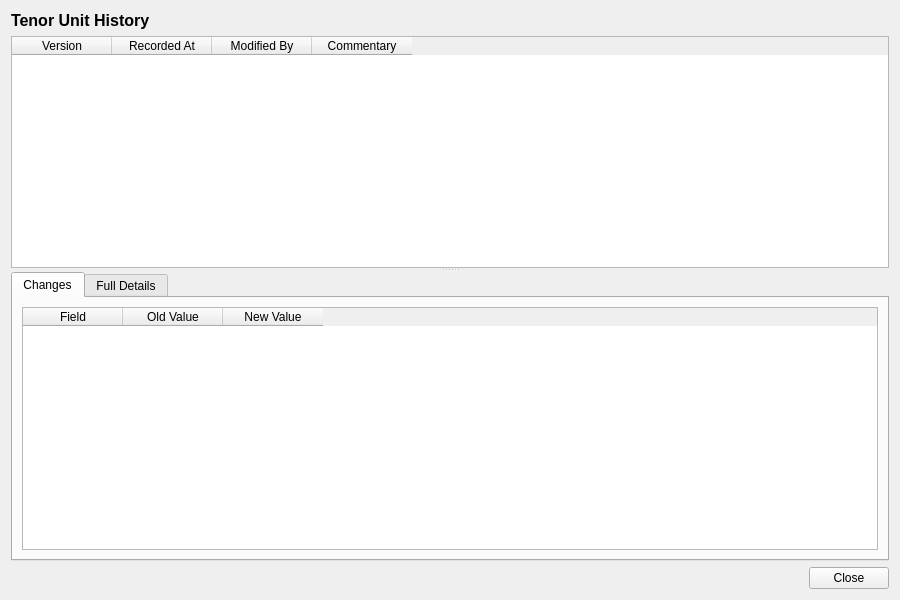
<?xml version="1.0" encoding="UTF-8"?>
<ui version="4.0">
 <class>TenorUnitHistoryDialog</class>
 <widget class="QWidget" name="TenorUnitHistoryDialog">
  <property name="geometry">
   <rect>
    <x>0</x>
    <y>0</y>
    <width>900</width>
    <height>600</height>
   </rect>
  </property>
  <property name="windowTitle">
   <string>Tenor Unit History</string>
  </property>
  <layout class="QVBoxLayout" name="verticalLayout">
   <item>
    <widget class="QLabel" name="titleLabel">
     <property name="font">
      <font>
       <pointsize>12</pointsize>
       <bold>true</bold>
      </font>
     </property>
     <property name="text">
      <string>Tenor Unit History</string>
     </property>
    </widget>
   </item>
   <item>
    <widget class="QSplitter" name="splitter">
     <property name="orientation">
      <enum>Qt::Vertical</enum>
     </property>
     <widget class="QTableWidget" name="versionListWidget">
      <property name="minimumHeight">
       <number>150</number>
      </property>
      <property name="maximumHeight">
       <number>250</number>
      </property>
      <property name="alternatingRowColors">
       <bool>true</bool>
      </property>
      <property name="editTriggers">
       <set>QAbstractItemView::NoEditTriggers</set>
      </property>
      <property name="selectionMode">
       <enum>QAbstractItemView::SingleSelection</enum>
      </property>
      <property name="selectionBehavior">
       <enum>QAbstractItemView::SelectRows</enum>
      </property>
      <column>
       <property name="text">
        <string>Version</string>
       </property>
      </column>
      <column>
       <property name="text">
        <string>Recorded At</string>
       </property>
      </column>
      <column>
       <property name="text">
        <string>Modified By</string>
       </property>
      </column>
      <column>
       <property name="text">
        <string>Commentary</string>
       </property>
      </column>
     </widget>
     <widget class="QWidget" name="detailWidget">
      <layout class="QVBoxLayout" name="detailLayout">
       <property name="leftMargin">
        <number>0</number>
       </property>
       <property name="topMargin">
        <number>0</number>
       </property>
       <property name="rightMargin">
        <number>0</number>
       </property>
       <property name="bottomMargin">
        <number>0</number>
       </property>
       <item>
        <widget class="QTabWidget" name="tabWidget">
         <property name="currentIndex">
          <number>0</number>
         </property>
         <widget class="QWidget" name="changesTab">
          <attribute name="title">
           <string>Changes</string>
          </attribute>
          <layout class="QVBoxLayout" name="changesTabLayout">
           <item>
            <widget class="QTableWidget" name="changesTableWidget">
             <property name="editTriggers">
              <set>QAbstractItemView::NoEditTriggers</set>
             </property>
             <property name="alternatingRowColors">
              <bool>true</bool>
             </property>
             <property name="selectionMode">
              <enum>QAbstractItemView::SingleSelection</enum>
             </property>
             <property name="selectionBehavior">
              <enum>QAbstractItemView::SelectRows</enum>
             </property>
             <column>
              <property name="text">
               <string>Field</string>
              </property>
             </column>
             <column>
              <property name="text">
               <string>Old Value</string>
              </property>
             </column>
             <column>
              <property name="text">
               <string>New Value</string>
              </property>
             </column>
            </widget>
           </item>
          </layout>
         </widget>
         <widget class="QWidget" name="fullDetailsTab">
          <attribute name="title">
           <string>Full Details</string>
          </attribute>
          <layout class="QVBoxLayout" name="fullDetailsTabLayout">
           <item>
            <widget class="QScrollArea" name="scrollArea">
             <property name="widgetResizable">
              <bool>true</bool>
             </property>
             <widget class="QWidget" name="scrollAreaWidgetContents">
              <property name="geometry">
               <rect>
                <x>0</x>
                <y>0</y>
                <width>560</width>
                <height>450</height>
               </rect>
              </property>
              <layout class="QFormLayout" name="formLayout">
               <item row="0" column="0">
                <widget class="QLabel" name="codeLabel">
                 <property name="text">
                  <string>Code:</string>
                 </property>
                </widget>
               </item>
               <item row="0" column="1">
                <widget class="QLabel" name="codeValue">
                 <property name="text">
                  <string/>
                 </property>
                </widget>
               </item>
               <item row="1" column="0">
                <widget class="QLabel" name="nameLabel">
                 <property name="text">
                  <string>Name:</string>
                 </property>
                </widget>
               </item>
               <item row="1" column="1">
                <widget class="QLabel" name="nameValue">
                 <property name="text">
                  <string/>
                 </property>
                </widget>
               </item>
               <item row="2" column="0">
                <widget class="QLabel" name="descriptionLabel">
                 <property name="text">
                  <string>Description:</string>
                 </property>
                </widget>
               </item>
               <item row="2" column="1">
                <widget class="QLabel" name="descriptionValue">
                 <property name="text">
                  <string/>
                 </property>
                 <property name="wordWrap">
                  <bool>true</bool>
                 </property>
                </widget>
               </item>
               <item row="3" column="0">
                <widget class="QLabel" name="display_orderLabel">
                 <property name="text">
                  <string>Display Order:</string>
                 </property>
                </widget>
               </item>
               <item row="3" column="1">
                <widget class="QLabel" name="displayOrderValue">
                 <property name="text">
                  <string/>
                 </property>
                </widget>
               </item>
               <item row="4" column="0">
                <widget class="QLabel" name="versionNumberLabel">
                 <property name="text">
                  <string>Version:</string>
                 </property>
                </widget>
               </item>
               <item row="4" column="1">
                <widget class="QLabel" name="versionNumberValue">
                 <property name="text">
                  <string/>
                 </property>
                </widget>
               </item>
               <item row="5" column="0">
                <widget class="QLabel" name="modifiedByLabel">
                 <property name="text">
                  <string>Modified By:</string>
                 </property>
                </widget>
               </item>
               <item row="5" column="1">
                <widget class="QLabel" name="modifiedByValue">
                 <property name="text">
                  <string/>
                 </property>
                </widget>
               </item>
               <item row="6" column="0">
                <widget class="QLabel" name="recordedAtLabel">
                 <property name="text">
                  <string>Recorded At:</string>
                 </property>
                </widget>
               </item>
               <item row="6" column="1">
                <widget class="QLabel" name="recordedAtValue">
                 <property name="text">
                  <string/>
                 </property>
                </widget>
               </item>
               <item row="7" column="0">
                <widget class="QLabel" name="changeCommentaryLabel">
                 <property name="text">
                  <string>Change Commentary:</string>
                 </property>
                </widget>
               </item>
               <item row="7" column="1">
                <widget class="QLabel" name="changeCommentaryValue">
                 <property name="text">
                  <string/>
                 </property>
                 <property name="wordWrap">
                  <bool>true</bool>
                 </property>
                </widget>
               </item>
              </layout>
             </widget>
            </widget>
           </item>
          </layout>
         </widget>
        </widget>
       </item>
      </layout>
     </widget>
    </widget>
   </item>
   <item>
    <layout class="QHBoxLayout" name="buttonLayout">
     <item>
      <spacer name="horizontalSpacer">
       <property name="orientation">
        <enum>Qt::Horizontal</enum>
       </property>
       <property name="sizeHint" stdset="0">
        <size><width>40</width><height>20</height></size>
       </property>
      </spacer>
     </item>
     <item>
      <widget class="QPushButton" name="closeButton">
       <property name="text">
        <string>Close</string>
       </property>
      </widget>
     </item>
    </layout>
   </item>
  </layout>
 </widget>
 <resources/>
 <connections/>
</ui>
